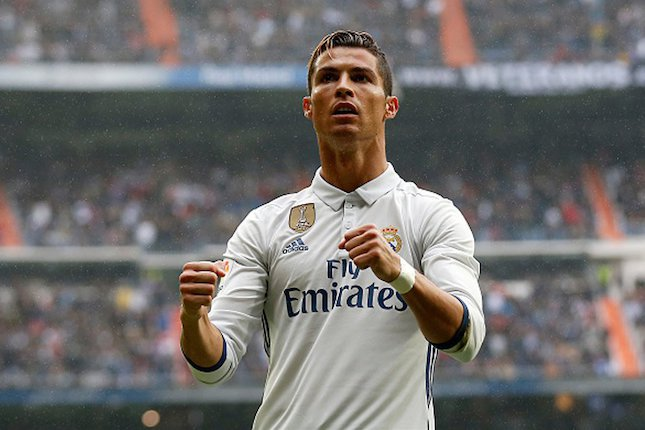
#> input picture ronaldo.jpg, 645 x 430 px
$ jupyter execute FilterSobel.ipynb   (older library calls are emulated)
#> lines starting #> are read from the running program, lines starting #| are printed output that depends on the picture
[cell 1]
import cv2
import numpy as np
import matplotlib.pyplot as plt
from skimage import data

[cell 2]
img = cv2.imread("ronaldo.jpg")
#> img is the input picture: shape (430, 645, 3); mean B, G, R 109.1, 110.9, 113.4

[cell 3]
img_sobelx = cv2.Sobel(img,cv2.CV_8U,1,0,ksize=5)
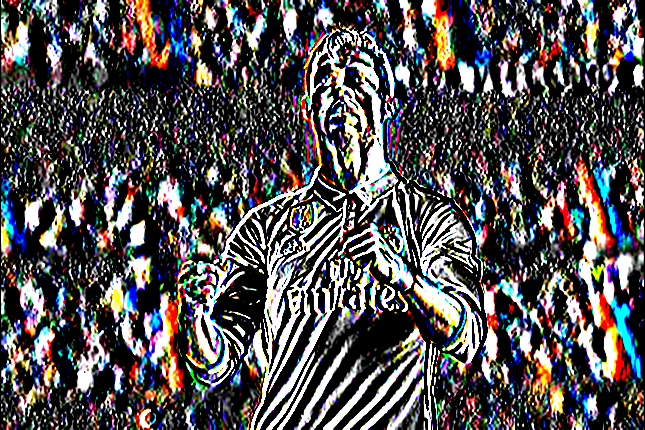
#> img_sobelx: shape (430, 645, 3); mean B, G, R 80.9, 79.6, 82.5
img_sobely = cv2.Sobel(img,cv2.CV_8U,0,1,ksize=5)
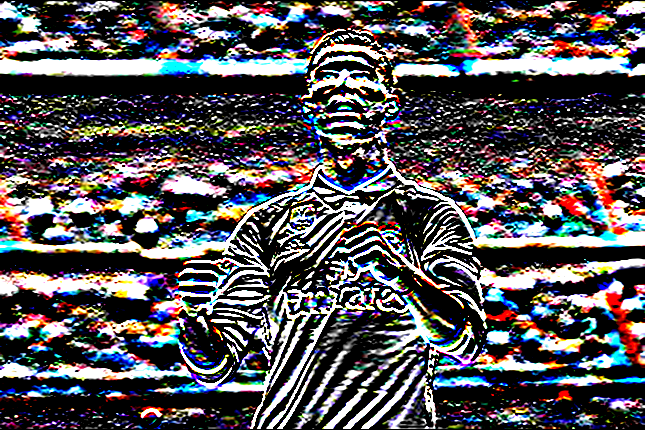
#> img_sobely: shape (430, 645, 3); mean B, G, R 86.9, 83.8, 86.7
img_sobel = img_sobelx + img_sobely
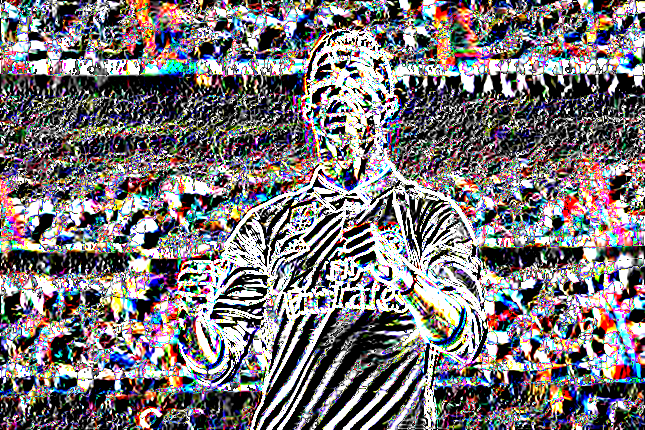
#> img_sobel: shape (430, 645, 3); mean B, G, R 119.2, 116.2, 121.2

[cell 4]
fig, axes = plt.subplots(4, 2, figsize=(20, 20))
ax = axes.ravel()

ax[0].imshow(img, cmap='gray')
ax[0].set_title("Input")
ax[1].hist(img.ravel(), bins=256)
ax[1].set_title("histogram Citra Input")

ax[2].imshow(img_sobelx, cmap='gray')
ax[2].set_title("Output")
ax[3].hist(img_sobelx.ravel(), bins=256)
ax[3].set_title("histogram Citra Output")

ax[4].imshow(img_sobely, cmap='gray')
ax[4].set_title("Output")
ax[5].hist(img_sobely.ravel(), bins=256)
ax[5].set_title("histogram Citra Output")

ax[6].imshow(img_sobel, cmap='gray')
ax[6].set_title("Output")
ax[7].hist(img_sobel.ravel(), bins=256)
ax[7].set_title("histogram Citra Output")

fig.tight_layout()
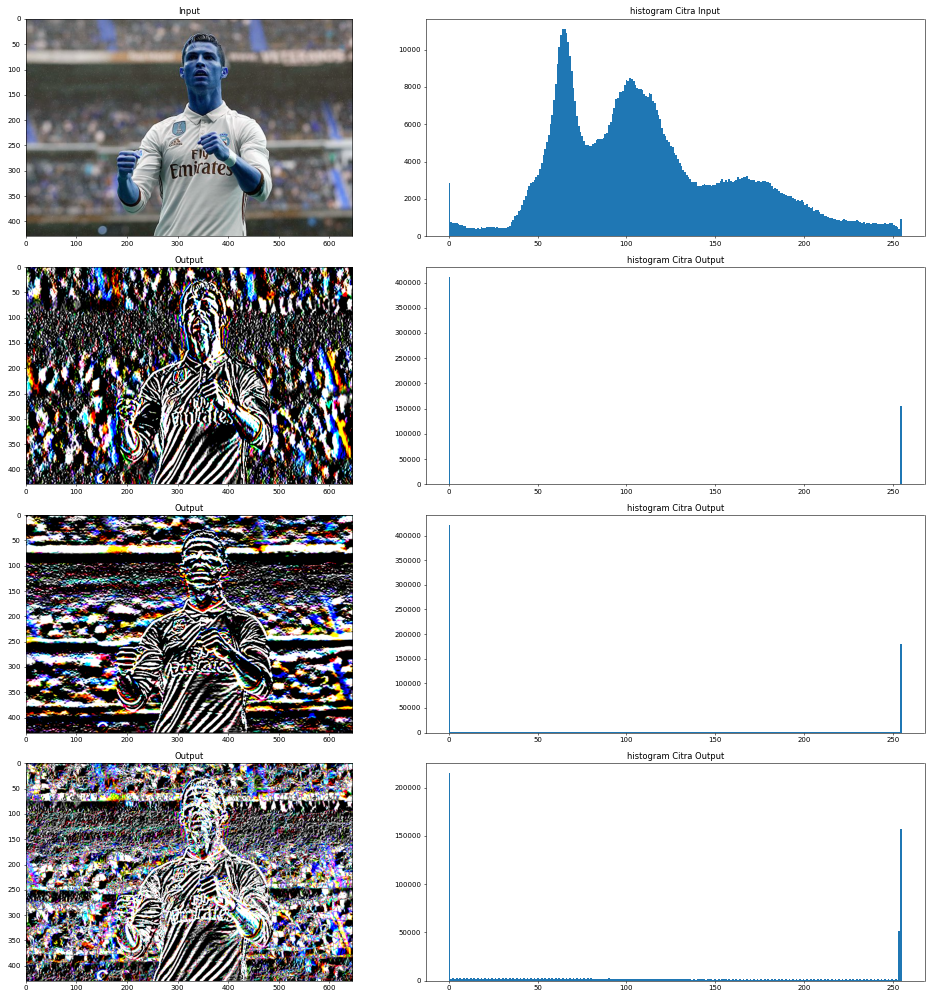
#> figure drawn by matplotlib, 8 panels; B, G, R data is drawn as R, G, B; panel 2: tallest bar 11100 high, from x = 63.75 to 64.75; panel 4: tallest bar 410656 high, from x = 0 to 0.996; panel 6: tallest bar 420916 high, from x = 0 to 0.996; panel 8: tallest bar 214836 high, from x = 0 to 0.996
